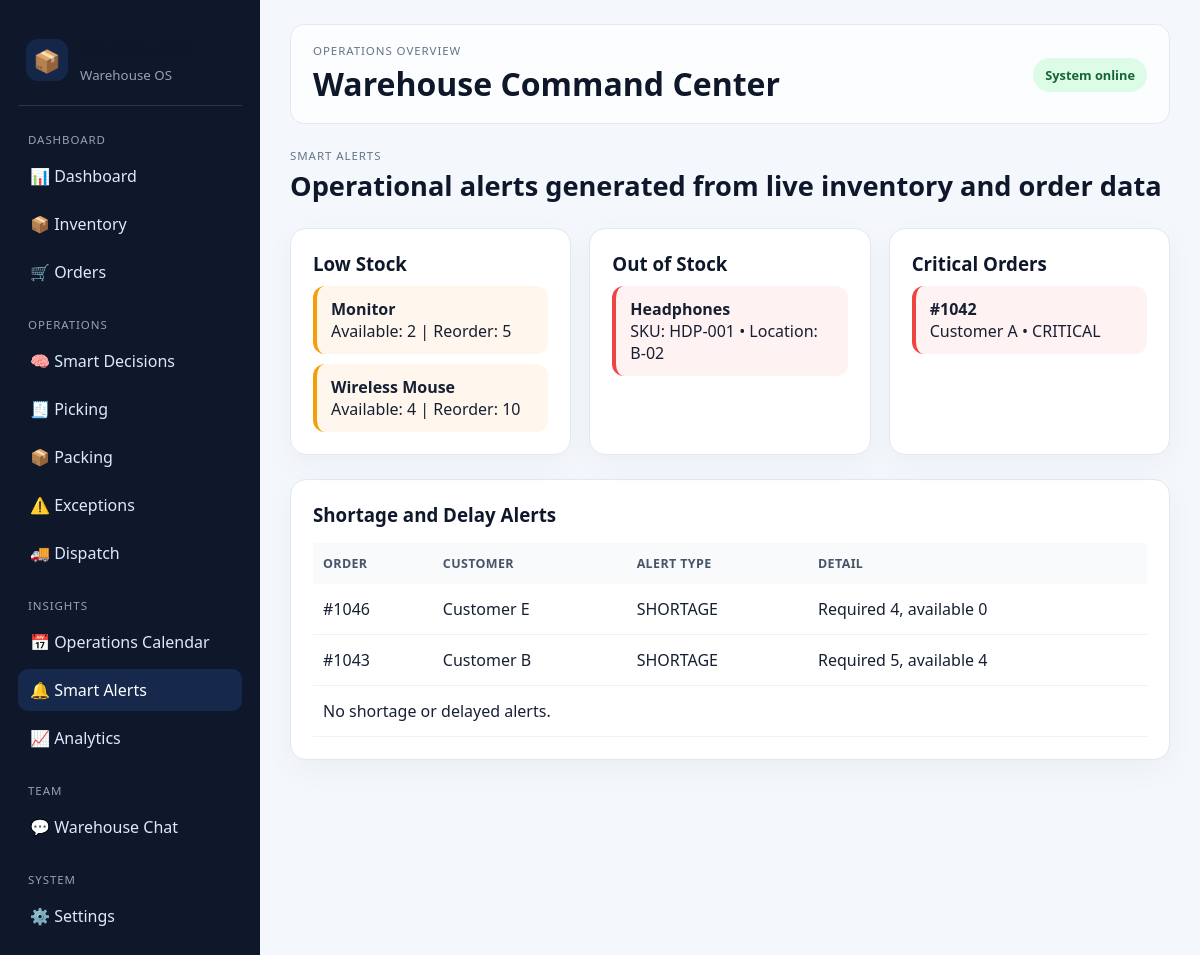
Screenshot of /alerts with the database file from the repository.
### tables this page shows
CREATE TABLE inventory (
            id INTEGER PRIMARY KEY AUTOINCREMENT,
            sku TEXT UNIQUE NOT NULL,
            name TEXT NOT NULL,
            category TEXT NOT NULL,
            stock INTEGER NOT NULL,
            reserved INTEGER DEFAULT 0,
            reorder_level INTEGER NOT NULL,
            location TEXT NOT NULL
        );

CREATE TABLE orders (
            id INTEGER PRIMARY KEY AUTOINCREMENT,
            order_number TEXT UNIQUE NOT NULL,
            customer TEXT NOT NULL,
            sku TEXT NOT NULL,
            product_name TEXT NOT NULL,
            quantity INTEGER NOT NULL,
            priority TEXT NOT NULL,
            priority_score INTEGER NOT NULL,
            due_date TEXT NOT NULL,
            status TEXT NOT NULL,
            allocated_quantity INTEGER DEFAULT 0,
            shortage_quantity INTEGER DEFAULT 0
        , picking_status TEXT NOT NULL DEFAULT "PENDING", packing_status TEXT NOT NULL DEFAULT "PENDING", dispatch_status TEXT NOT NULL DEFAULT "PENDING", dispatch_time TEXT);

### app.py (the view)
@app.route('/alerts')
def alerts():
    conn = get_db()
    low_stock = conn.execute("SELECT * FROM inventory WHERE stock > 0 AND (stock - reserved) <= reorder_level ORDER BY name").fetchall()
    out_of_stock = conn.execute('SELECT * FROM inventory WHERE stock = 0 ORDER BY name').fetchall()
    critical_orders = conn.execute("SELECT * FROM orders WHERE priority = 'CRITICAL' ORDER BY priority_score DESC").fetchall()
    shortage_orders = conn.execute("SELECT o.*, i.stock, i.reserved, (COALESCE(i.stock, 0) - COALESCE(i.reserved, 0)) AS available_stock FROM orders o LEFT JOIN inventory i ON o.sku = i.sku WHERE o.quantity > (COALESCE(i.stock, 0) - COALESCE(i.reserved, 0)) ORDER BY o.priority_score DESC").fetchall()
    delayed_orders = conn.execute("SELECT * FROM orders WHERE status IN ('PENDING', 'PICKING', 'PACKING') AND due_date < date('now') ORDER BY due_date").fetchall()
    conn.close()
    return render_template(
        'alerts.html',
        low_stock=low_stock,
        out_of_stock=out_of_stock,
        critical_orders=critical_orders,
        shortage_orders=shortage_orders,
        delayed_orders=delayed_orders,
    )

### database.py (called while the page is built)
def get_db():
    conn = sqlite3.connect(DATABASE)
    conn.row_factory = sqlite3.Row
    return conn

### templates/alerts.html
{% extends "base.html" %}
{% block content %}
<div class="page-header">
    <div>
        <p class="eyebrow">Smart Alerts</p>
        <h2>Operational alerts generated from live inventory and order data</h2>
    </div>
</div>
<div class="content-grid three-col">
    <section class="panel">
        <h3>Low Stock</h3>
        {% for product in low_stock %}
        <div class="alert-box warning">
            <strong>{{ product['name'] }}</strong>
            <p>Available: {{ product['stock'] - product['reserved'] }} | Reorder: {{ product['reorder_level'] }}</p>
        </div>
        {% else %}
        <div class="empty-box">No low stock alerts.</div>
        {% endfor %}
    </section>
    <section class="panel">
        <h3>Out of Stock</h3>
        {% for product in out_of_stock %}
        <div class="alert-box danger">
            <strong>{{ product['name'] }}</strong>
            <p>SKU: {{ product['sku'] }} • Location: {{ product['location'] }}</p>
        </div>
        {% else %}
        <div class="empty-box">No out-of-stock alerts.</div>
        {% endfor %}
    </section>
    <section class="panel">
        <h3>Critical Orders</h3>
        {% for order in critical_orders %}
        <div class="alert-box danger">
            <strong>{{ order['order_number'] }}</strong>
            <p>{{ order['customer'] }} • {{ order['priority'] }}</p>
        </div>
        {% else %}
        <div class="empty-box">No critical orders.</div>
        {% endfor %}
    </section>
</div>
<section class="panel top-padding">
    <div class="panel-header">
        <h3>Shortage and Delay Alerts</h3>
    </div>
    <div class="table-wrap">
        <table>
            <thead>
                <tr>
                    <th>Order</th>
                    <th>Customer</th>
                    <th>Alert Type</th>
                    <th>Detail</th>
                </tr>
            </thead>
            <tbody>
                {% for order in shortage_orders %}
                <tr>
                    <td>{{ order['order_number'] }}</td>
                    <td>{{ order['customer'] }}</td>
                    <td>SHORTAGE</td>
                    <td>Required {{ order['quantity'] }}, available {{ order['available_stock'] }}</td>
                </tr>
                {% endfor %}
                {% for order in delayed_orders %}
                <tr>
                    <td>{{ order['order_number'] }}</td>
                    <td>{{ order['customer'] }}</td>
                    <td>DELAYED</td>
                    <td>Due {{ order['due_date'] }} and still {{ order['status'] }}</td>
                </tr>
                {% else %}
                <tr><td colspan="4">No shortage or delayed alerts.</td></tr>
                {% endfor %}
            </tbody>
        </table>
    </div>
</section>
{% endblock %}

### static/style.css (style rules this page uses)
* { box-sizing: border-box; margin: 0; padding: 0; font-family: "Segoe UI", Arial, sans-serif; }
body { display: flex; background: #f4f7fb; color: #172033; }
.eyebrow { font-size: 0.72rem; letter-spacing: 0.08em; text-transform: uppercase; color: #64748b; margin-bottom: 4px; }
h1, h2, h3 { color: #0f172a; }
.page-header { display: flex; align-items: center; justify-content: space-between; margin-bottom: 24px; }
.page-header h2 { font-size: 1.7rem; }
.metric-card, .panel, .decision-card { background: white; border: 1px solid #e2e8f0; border-radius: 16px; box-shadow: 0 10px 30px rgba(15, 23, 42, 0.04); }
.content-grid { display: grid; gap: 18px; margin-bottom: 24px; }
.three-col { grid-template-columns: repeat(3, minmax(0, 1fr)); }
.panel { padding: 22px; }
.panel-header { display: flex; align-items: center; justify-content: space-between; margin-bottom: 16px; }
.table-wrap { overflow-x: auto; }
table { width: 100%; border-collapse: collapse; min-width: 720px; }
th { text-align: left; background: #f8fafc; color: #475569; padding: 12px 10px; font-size: 0.78rem; letter-spacing: 0.03em; text-transform: uppercase; }
td { padding: 14px 10px; border-bottom: 1px solid #edf2f7; vertical-align: middle; }
.alert-box { padding: 12px 14px; border-radius: 12px; margin-top: 10px; border-left: 4px solid; }
.alert-box.warning { background: #fff7ed; border-color: #f59e0b; }
.alert-box.danger { background: #fef2f2; border-color: #ef4444; }
.top-padding { margin-top: 20px; }

### rows the page displays
inventory: name "Monitor", product['stock']-product['reserved'] "2", reorder_level "5"
inventory: name "Wireless Mouse", product['stock']-product['reserved'] "4", reorder_level "10"
inventory: name "Headphones", sku "HDP-001", location "B-02"
orders: order_number "#1042", customer "Customer A", priority "CRITICAL"
orders: order_number "#1046", customer "Customer E", quantity "4", available_stock "0"
orders: order_number "#1043", customer "Customer B", quantity "5", available_stock "4"
